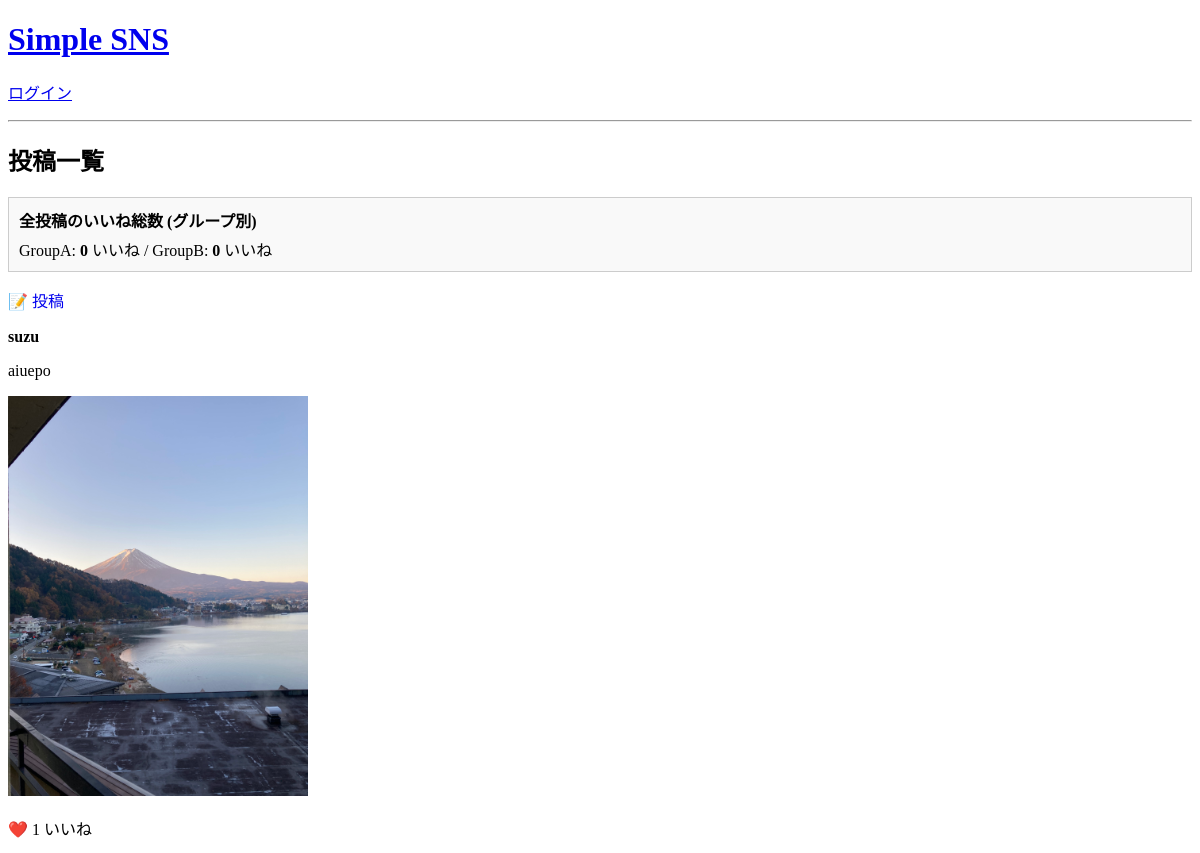
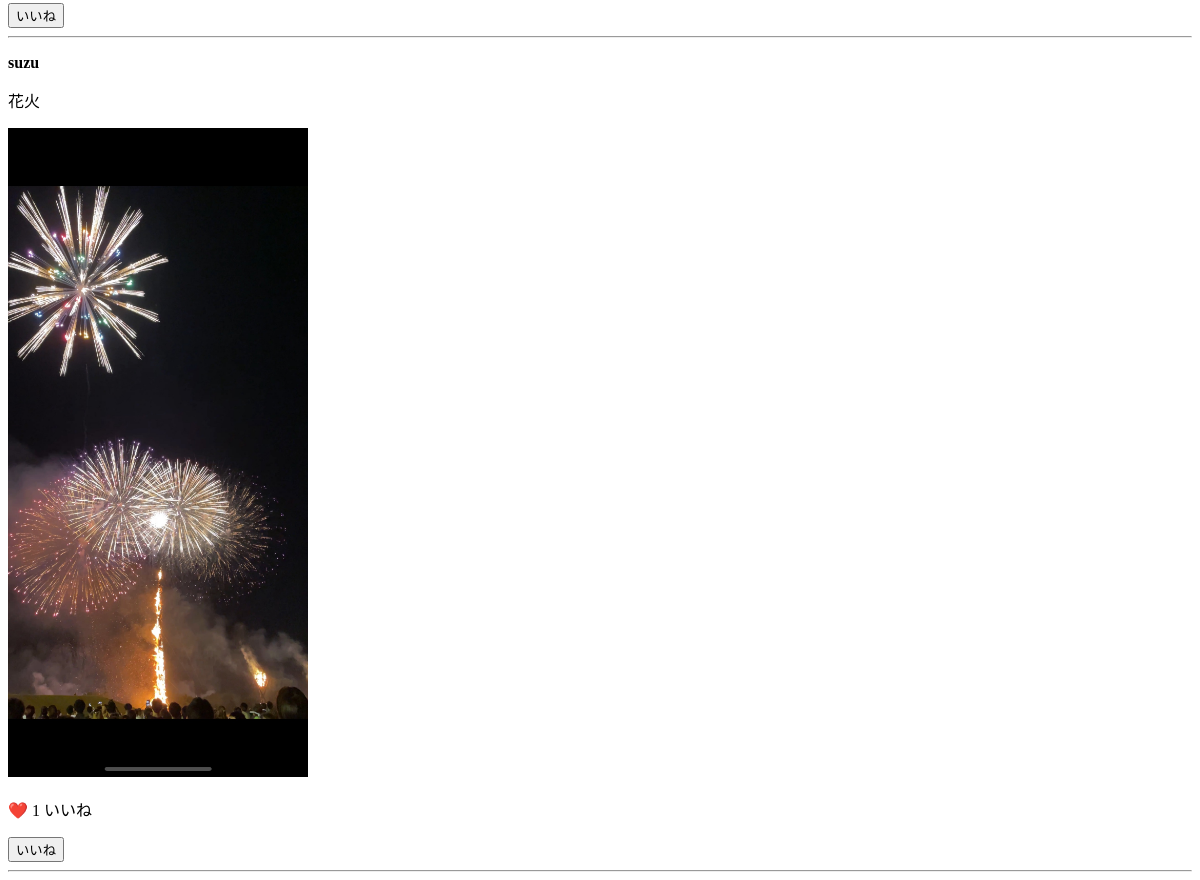
/posts/, run on an earlier commit of the app's database (2 pictures, top to bottom).
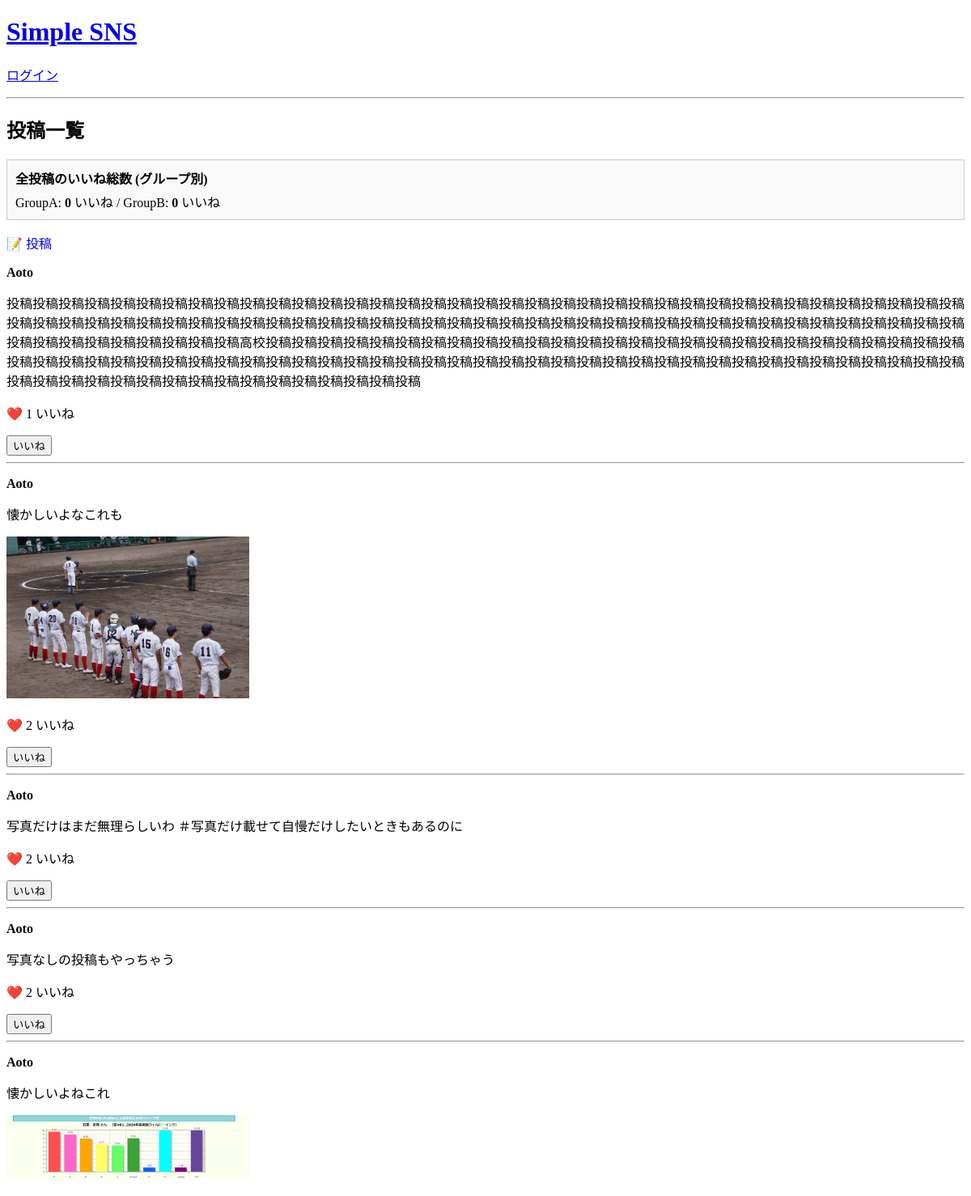
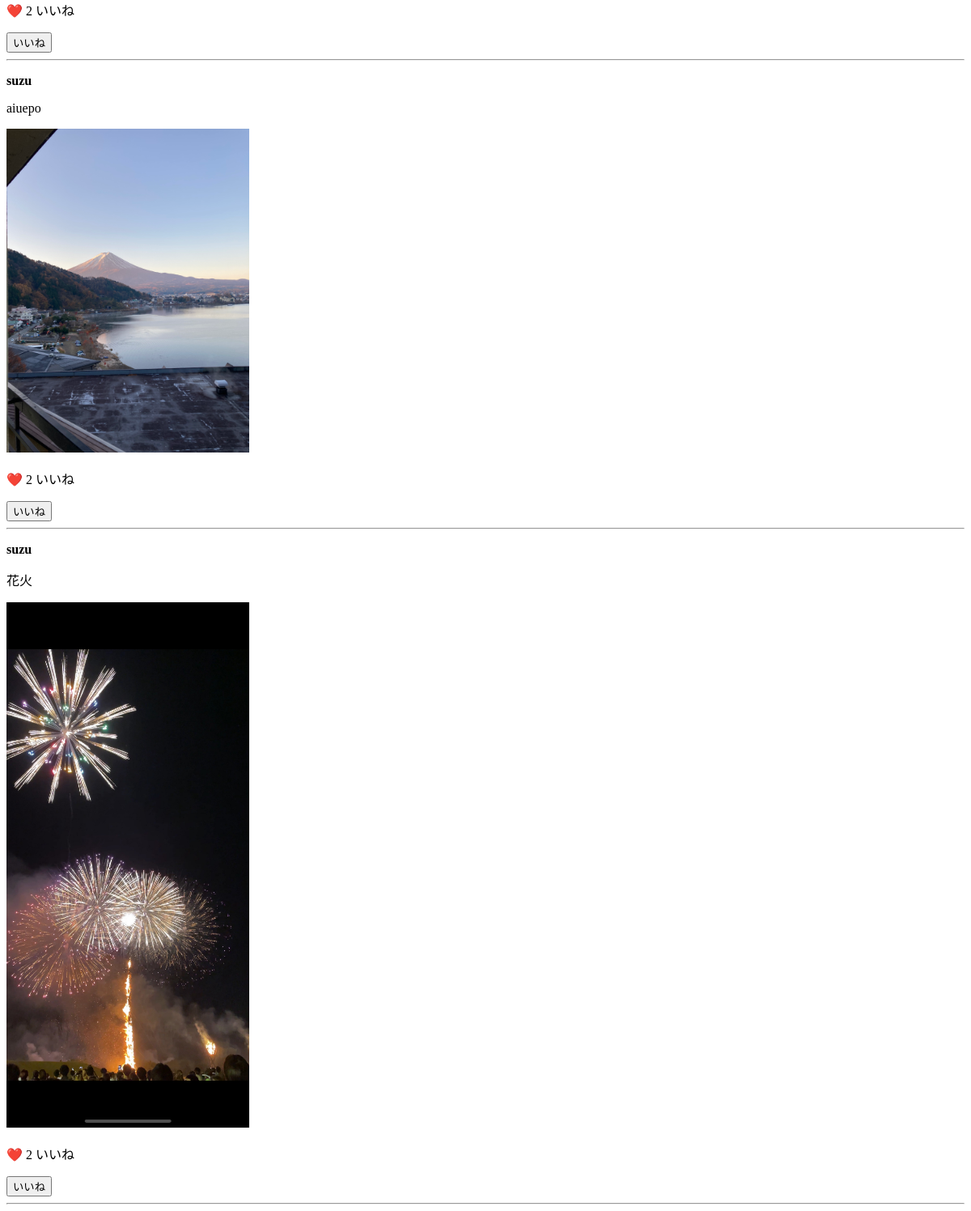
And on a later commit of the database (2 pictures, top to bottom).
### posts/models.py (models this page shows, shortened)
class Post(models.Model):
    user = models.ForeignKey(User, on_delete=models.CASCADE)
    content = models.TextField()
    image = models.ImageField(upload_to='images/', null=True, blank=True)
    created_at = models.DateTimeField(auto_now_add=True)
    likes = models.ManyToManyField(User, related_name='liked_posts', blank=True)
    associated_group = models.CharField(
        max_length=1,
        choices=GROUP_CHOICES,
        default='N',
        verbose_name='関連付けグループ'
    )
    def total_likes(self):
        return self.likes.count()

### posts/views.py (the view)
# urls.py: path('', views.post_list, name='post_list'),
def post_list(request):
    posts = Post.objects.all().order_by('-created_at')
    total_group_a_likes = 0
    total_group_b_likes = 0
    for post in posts:
        if post.associated_group == 'A':
            total_group_a_likes += post.total_likes()
        elif post.associated_group == 'B':
            total_group_b_likes += post.total_likes()
    context = {
        'posts': posts,
        'total_group_a_likes': total_group_a_likes,
        'total_group_b_likes': total_group_b_likes,
    }
    return render(request, 'posts/post_list.html', context)

### posts/templates/posts/post_list.html (shortened to what this page needs)
{% extends "base.html" %}
{% block content %}
  <h2>投稿一覧</h2>
  <div style="border: 1px solid #ccc; padding: 10px; margin-bottom: 15px; background-color: #f9f9f9;">
    <p style="margin: 0; font-weight: bold;">全投稿のいいね総数 (グループ別)</p>
    <p style="margin: 5px 0 0 0;">
      GroupA: <strong>{{ total_group_a_likes }}</strong> いいね
      / GroupB: <strong>{{ total_group_b_likes }}</strong> いいね
    </p>
  </div>
  <p>
    <a href="{% url 'post_create' %}" style="text-decoration:none;">
      📝 投稿
    </a>
  </p>
  {% for post in posts %}
    <div>
      <p>
        <strong>{{ post.user.username }}</strong>
      </p>
      <p>{{ post.content }}</p>
      {% if post.image %}
        <img src="{{ post.image.url }}" width="300">
      {% endif %}
      <p>❤️ {{ post.total_likes }} いいね</p>
      <form action="{% url 'like_post' post.id %}" method="post">
        {% if user in post.likes.all %}
          <button type="submit">いいね解除</button>
        {% else %}
          <button type="submit">いいね</button>
        {% endif %}
      </form>
      <hr>
    </div>
  {% endfor %}
{% endblock %}

### templates/base.html (shortened to what this page needs)
<!DOCTYPE html>
<html lang="ja">
<head>
</head>
<body>
    <header>
        <h1><a href="{% url 'post_list' %}">Simple SNS</a></h1>
        {% if user.is_authenticated %}
            <p>{{ user.username }} さん |
               <a href="{% url 'login' %}">ログアウト</a></p>
        {% else %}
            <p><a href="{% url 'login' %}">ログイン</a></p>
        {% endif %}
        <hr>
    </header>
    <main>
        {% block content %}{% endblock %}
    </main>
</body>
</html>

What changed in the data, as far as the page shows it:
added Post: user.username "Aoto", content "投稿投稿投稿投稿投稿投稿投稿投稿投稿投稿投稿投稿投稿投稿投稿投稿投稿投稿投稿投稿投稿投稿投稿投稿投稿投稿投稿投稿投稿投稿投稿投稿投稿投稿投稿投稿投稿投稿投稿投稿投稿投稿投稿投稿投稿投稿投稿投稿投稿投稿投稿投稿投稿投稿投稿投稿投稿投稿投稿投稿投稿投稿投稿投稿投稿投稿投稿投稿投稿投稿投稿投稿投稿投稿投稿投稿投稿投稿投稿投稿投稿投稿投稿高校投稿投稿投稿投稿投稿投稿投稿投稿投稿投稿投稿投稿投稿投稿投稿投稿投稿投稿投稿投稿投稿投稿投稿投稿投稿投稿投稿投稿投稿投稿投稿投稿投稿投稿投稿投稿投稿投稿投稿投稿投稿投稿投稿投稿投稿投稿投稿投稿投稿投稿投稿投稿投稿投稿投稿投稿投稿投稿投稿投稿投稿投稿投稿投稿投稿投稿投稿投稿投稿投稿投稿投稿投稿投稿投稿投稿投稿投稿投稿投稿", total_likes "1", shows "いいね"
added Post: user.username "Aoto", content "懐かしいよなこれも", image (picture), total_likes "2", shows "いいね"
added Post: user.username "Aoto", content "写真だけはまだ無理らしいわ ＃写真だけ載せて自慢だけしたいときもあるのに", total_likes "2", shows "いいね"
added Post: user.username "Aoto", content "写真なしの投稿もやっちゃう", total_likes "2", shows "いいね"
added Post: user.username "Aoto", content "懐かしいよねこれ", image (picture), total_likes "2", shows "いいね"
computed for Post "aiuepo": total_likes "1" → "2"
computed for Post "花火": total_likes "1" → "2"
